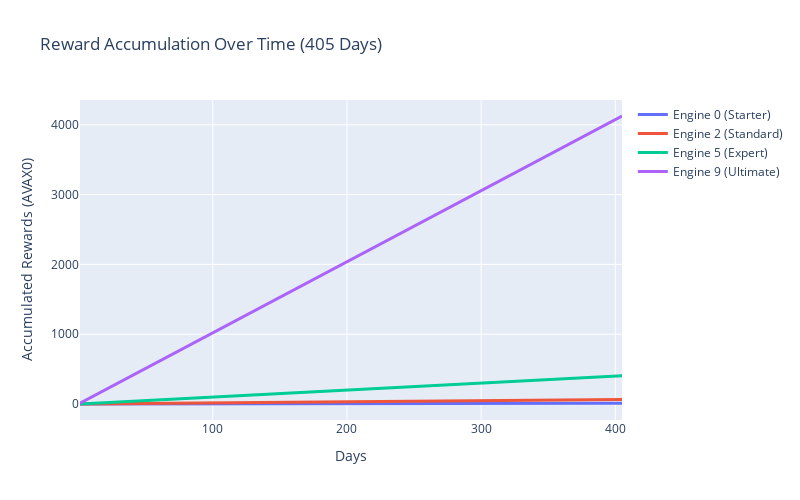

The notebook cell saved with this chart:
### Code cell
# Create reward accumulation visualization
fig = go.Figure()

# Add reward accumulation curves for different engines
days_range = list(range(1, 406))  # 1 to 405 days
engines_to_plot = [0, 2, 5, 9]  # Representative engines

for engine_id in engines_to_plot:
    rewards_over_time = []
    engine_info = engines_df.iloc[engine_id]
    daily_reward = engine_info['Total_Daily_Reward']
    
    for day in days_range:
        total_reward = daily_reward * day
        rewards_over_time.append(total_reward)
    
    fig.add_trace(go.Scatter(
        x=days_range,
        y=rewards_over_time,
        mode='lines',
        name=f'Engine {engine_id} ({engine_info["Name"]})',
        line=dict(width=3)
    ))

fig.update_layout(
    title='Reward Accumulation Over Time (405 Days)',
    xaxis_title='Days',
    yaxis_title='Accumulated Rewards (AVAX0)',
    hovermode='x unified',
    width=800,
    height=500
)

fig.show()

# Summary statistics
print("\n📊 Reward Accumulation Summary")
print("=" * 40)
for engine_id in engines_to_plot:
    engine_info = engines_df.iloc[engine_id]
    print(f"Engine {engine_id} ({engine_info['Name']}):")
    print(f"  Daily: {engine_info['Total_Daily_Reward']:.4f} AVAX0")
    print(f"  Monthly (30d): {engine_info['Total_Daily_Reward'] * 30:.2f} AVAX0")
    print(f"  Full Period (405d): {engine_info['Total_405_Day_Reward']:.2f} AVAX0")
    print()

### Figure 1 — Plotly figure (JSON) as saved in the notebook; plotly's stock layout.template omitted (floating-point values rounded to 4 significant figures; data arrays with more than 128 entries replaced by an {"elided": "..."} marker saying what was removed)
{"data": [{"line": {"width": 3}, "mode": "lines", "name": "Engine 0 (Starter)", "type": "scatter", "x": {"elided": "405 int values"}, "y": {"elided": "405 float values"}}, {"line": {"width": 3}, "mode": "lines", "name": "Engine 2 (Standard)", "type": "scatter", "x": {"elided": "405 int values"}, "y": {"elided": "405 float values"}}, {"line": {"width": 3}, "mode": "lines", "name": "Engine 5 (Expert)", "type": "scatter", "x": {"elided": "405 int values"}, "y": {"elided": "405 float values"}}, {"line": {"width": 3}, "mode": "lines", "name": "Engine 9 (Ultimate)", "type": "scatter", "x": {"elided": "405 int values"}, "y": {"elided": "405 float values"}}], "layout": {"height": 500, "hovermode": "x unified", "title": {"text": "Reward Accumulation Over Time (405 Days)"}, "width": 800, "xaxis": {"title": {"text": "Days"}}, "yaxis": {"title": {"text": "Accumulated Rewards (AVAX0)"}}}}
